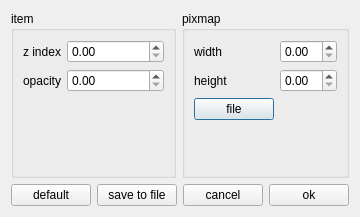
<?xml version="1.0" encoding="UTF-8"?>
<ui version="4.0">
 <class>Dialog</class>
 <widget class="QDialog" name="Dialog">
  <property name="geometry">
   <rect>
    <x>0</x>
    <y>0</y>
    <width>340</width>
    <height>217</height>
   </rect>
  </property>
  <property name="windowTitle">
   <string>Dialog</string>
  </property>
  <layout class="QHBoxLayout" name="horizontalLayout">
   <item>
    <layout class="QVBoxLayout" name="verticalLayout">
     <item>
      <layout class="QHBoxLayout" name="horizontalLayout_3">
       <item>
        <widget class="QGroupBox" name="groupBox_2">
         <property name="title">
          <string>item</string>
         </property>
         <layout class="QFormLayout" name="formLayout_2">
          <item row="0" column="0">
           <widget class="QLabel" name="lbl_z_index">
            <property name="text">
             <string>z index</string>
            </property>
           </widget>
          </item>
          <item row="0" column="1">
           <widget class="QDoubleSpinBox" name="dbl_sp_box_z_index"/>
          </item>
          <item row="1" column="0">
           <widget class="QLabel" name="lbl_opacity">
            <property name="text">
             <string>opacity</string>
            </property>
           </widget>
          </item>
          <item row="1" column="1">
           <widget class="QDoubleSpinBox" name="dbl_sp_box_opacity"/>
          </item>
         </layout>
        </widget>
       </item>
       <item>
        <widget class="QGroupBox" name="groupBox">
         <property name="title">
          <string>pixmap</string>
         </property>
         <layout class="QFormLayout" name="formLayout_3">
          <item row="0" column="0">
           <widget class="QLabel" name="lbl_width">
            <property name="text">
             <string>width</string>
            </property>
           </widget>
          </item>
          <item row="0" column="1">
           <widget class="QDoubleSpinBox" name="dbl_sp_box_width"/>
          </item>
          <item row="1" column="0">
           <widget class="QLabel" name="ibi_height">
            <property name="text">
             <string>height</string>
            </property>
           </widget>
          </item>
          <item row="1" column="1">
           <widget class="QDoubleSpinBox" name="dbl_sp_box_height"/>
          </item>
          <item row="2" column="0">
           <widget class="QPushButton" name="btn_select_file">
            <property name="text">
             <string>file</string>
            </property>
           </widget>
          </item>
         </layout>
        </widget>
       </item>
      </layout>
     </item>
     <item>
      <layout class="QHBoxLayout" name="horizontalLayout_2">
       <item>
        <widget class="QPushButton" name="btn_default">
         <property name="text">
          <string>default</string>
         </property>
        </widget>
       </item>
       <item>
        <widget class="QPushButton" name="btn_save_to_file">
         <property name="text">
          <string>save to file</string>
         </property>
        </widget>
       </item>
       <item>
        <widget class="QPushButton" name="btn_cancel">
         <property name="text">
          <string>cancel</string>
         </property>
        </widget>
       </item>
       <item>
        <widget class="QPushButton" name="btn_ok">
         <property name="text">
          <string>ok</string>
         </property>
        </widget>
       </item>
      </layout>
     </item>
    </layout>
   </item>
  </layout>
 </widget>
 <resources/>
 <connections/>
</ui>
